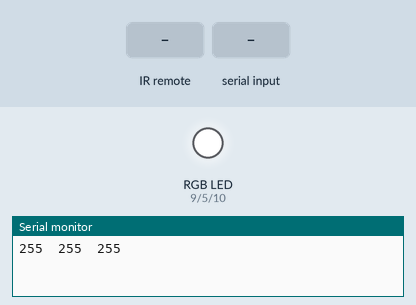
Simulated run of this sketch. Board: Arduino Uno, built with avr-gcc and run on an emulated ATmega328P. Shown: an RGB LED mixed from three pins (HIGH = lit), the last lines printed to the serial monitor. The inputs (shaded band) are chosen by the test bench. Dim RGB values are drawn brighter than linear.

Above: at 1.2 s.
1.3 s: infrared code 0xFFB847 received
At 2.2 s:
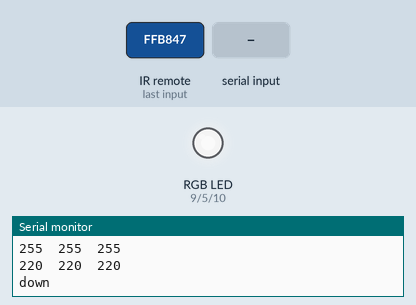
2.8 s: "set_bright\n" received over Serial
At 4.4 s:
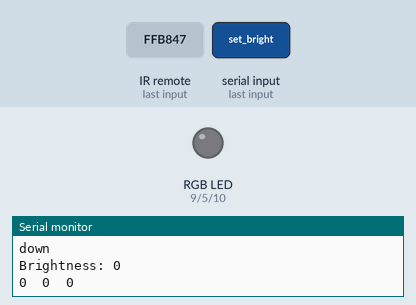
5.3 s: infrared code 0xFF906F received
At 6.4 s:
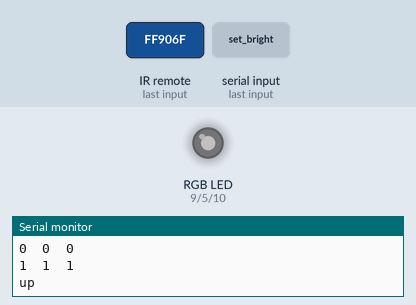
6.8 s: infrared code 0xFF9867 received
At 7.6 s:
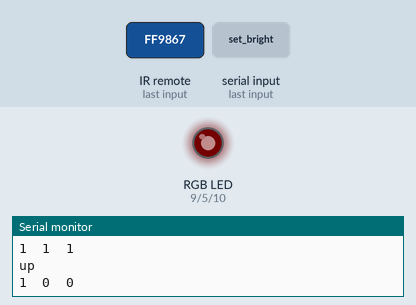
8.3 s: infrared code 0xFFD827 received
At 8.7 s:
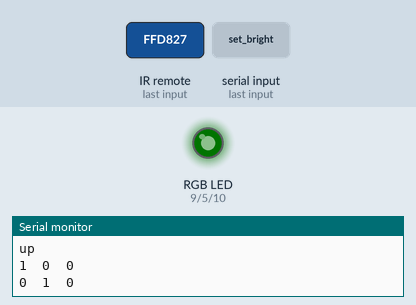
9.8 s: infrared code 0xFF8877 received
At 11.0 s:
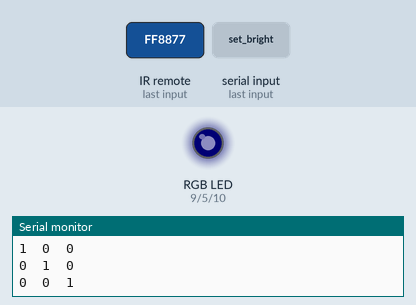
Timing chart, 0 to 12.3 s (numbered marks = the images above; inputs shaded):
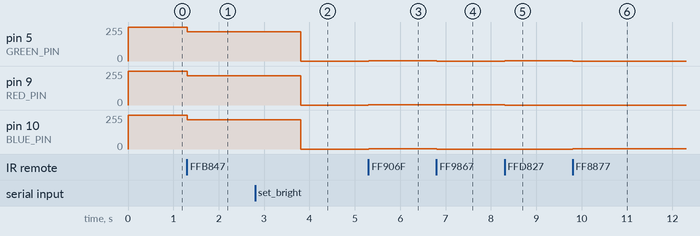

Measured:
- after the input at 1.3 s, pin 5 (GREEN_PIN), pin 9 (RED_PIN), pin 10 (BLUE_PIN): 255/255 → 220/255 at once
- after the input at 2.8 s, pin 5 (GREEN_PIN), pin 9 (RED_PIN), pin 10 (BLUE_PIN): 220/255 → 0/255 after 1.0 s
- after the input at 5.3 s, pin 5 (GREEN_PIN), pin 9 (RED_PIN), pin 10 (BLUE_PIN): 0/255 → 1/255 at once
- after the input at 6.8 s, pin 5 (GREEN_PIN), pin 10 (BLUE_PIN): 1/255 → 0/255 at once
- after the input at 8.3 s, pin 5 (GREEN_PIN): 0/255 → 1/255 at once; pin 9 (RED_PIN): 1/255 → 0/255 at once
- after the input at 9.8 s, pin 5 (GREEN_PIN): 1/255 → 0/255 at once; pin 10 (BLUE_PIN): 0/255 → 1/255 at once

The sketch:

arduino_light_controller.ino
```cpp
#include <IRremote.h>
#include "LightController.h"
#include "ArduinoRemoteCodes.h"

#define RED_PIN 9
#define GREEN_PIN 5
#define BLUE_PIN 10

LightController light_controller(RED_PIN, GREEN_PIN, BLUE_PIN);


int RECV_PIN = 11;
IRrecv irrecv(RECV_PIN);
decode_results results;

void setup()
{
    // set timer1 to fast mode, to sync with timer0
    bitSet(TCCR1B, WGM12);

    Serial.begin(9600);
    light_controller.setup();

    irrecv.enableIRIn(); // Start the receiver
}

void loop() {
    if (irrecv.decode(&results)) {
        if (results.bits != 0) {
            switch (results.value) {
                case IR_CODE_BRIGHTNESS_UP:
                    light_controller.bright_up();
                    Serial.println("up");
                    break;
                case IR_CODE_BRIGHTNESS_DOWN:
                    light_controller.bright_down();
                    Serial.println("down");
                    break;
                case IR_CODE_OFF:
                    light_controller.turn_off();
                    Serial.println("off");
                    break;
                case IR_CODE_ON:
                    light_controller.turn_on();
                    Serial.println("on");
                    break;

                case IR_CODE_RED:
                    light_controller.set_color(1.0, 0.0, 0.0);
                    break;
                case IR_CODE_GREEN:
                    light_controller.set_color(0.0, 1.0, 0.0);
                    break;
                case IR_CODE_BLUE:
                    light_controller.set_color(0.0, 0.0, 1.0);
                    break;
                case IR_CODE_WHITE:
                    light_controller.set_color(1.0, 1.0, 1.0);
                    break;

                case IR_CODE_RED_ORANGE:
                    light_controller.set_color(1.0, 0.4, 0.0);
                    break;
                case IR_CODE_BLUISH_GREEN:
                    light_controller.set_color(0.0, 1.0, 0.4);
                    break;
                case IR_CODE_ULTRAMARINE:
                    light_controller.set_color(0.4, 0.0, 1.0);
                    break;

                case IR_CODE_ORANGE:
                    light_controller.set_color(1.0, 0.5, 0.0);
                    break;
                case IR_CODE_SPRING_GREEN:
                    light_controller.set_color(0.0, 1.0, 0.5);
                    break;
                case IR_CODE_VIOLET:
                    light_controller.set_color(0.5, 0.0, 1.0);
                    break;

                case IR_CODE_AMBER:
                    light_controller.set_color(1.0, 0.75, 0.0);
                    break;
                case IR_CODE_DEEP_SKY_BLUE:
                    light_controller.set_color(0.0, 1.0, 0.75);
                    break;
                case IR_CODE_VIOLET_MAGENTA:
                    light_controller.set_color(0.75, 0.0, 1.0);
                    break;

                case IR_CODE_YELLOW:
                    light_controller.set_color(1.0, 1.0, 0.0);
                    break;
                case IR_CODE_CYAN:
                    light_controller.set_color(0.0, 1.0, 1.0);
                    break;
                case IR_CODE_MAGENTA:
                    light_controller.set_color(1.0, 0.0, 1.0);
                    break;

                case IR_CODE_FLASH:
                    light_controller.set_color_rgb(255, 177, 110);
                    break;
                case IR_CODE_STROBE:
                    light_controller.set_color_rgb(255, 228, 206);
                    break;
                case IR_CODE_FADE:
                    light_controller.set_color_rgb(255, 254, 250);
                    break;
                case IR_CODE_SMOOTH:
                    light_controller.set_color_rgb(181, 205, 255);
                    break;

                default:
                    Serial.println("unknown IR Code: " + String(results.value));
            }
        }
        irrecv.resume(); // Receive the next value
    }

    process_serial_commands();
    delay(1);
}

// Similar to readStringUntil, but support multiple possible terminators
String readStringUntil(Stream* stream, const char terminators[]) {
    int len_terminators = 0;
    while (terminators[len_terminators] != '\0') {
        len_terminators++;
    }

    String return_string = "";
    int next_byte = Serial.read();
    while ((char)next_byte != ' ' && (char)next_byte != '\n') {
        if (next_byte != -1) {
            return_string = return_string + (char)next_byte;
        }
        next_byte = Serial.read();
    }

    return return_string;
}

void process_serial_commands () {
    if (Serial.available()) {
        String command = readStringUntil(&Serial, " \n");

        if (command == "set_state") {
            String param = Serial.readStringUntil('\n');
            if (param == "on") {
                Serial.println("Turning On!");
                light_controller.turn_on();
            } else if (param == "off") {
                Serial.println("Turning Off!");
                light_controller.turn_off();
            }
            else {
                Serial.println("bad param");
            }
        }
        else if (command == "set_bright") {
            int brightness = Serial.parseInt();
            Serial.print("Brightness: ");
            Serial.println(brightness);

            light_controller.set_brightness(brightness / 100.0);
        }
        else if (command == "set_rgb") {
            int red, green, blue;
            red = Serial.parseInt();
            Serial.print("Red: ");
            Serial.println(red);

            green = Serial.parseInt();
            Serial.print("Green: ");
            Serial.println(green);

            blue = Serial.parseInt();
            Serial.print("Blue: ");
            Serial.println(blue);

            light_controller.set_color_rgb(red, green, blue);
        }
        else if (command == "help") {
            Serial.println("Commands:");
            Serial.println("set_state [on|off]");
            Serial.println("set_bright [0-100]");
            Serial.println("set_rgb [r 0-255] [g 0-255] [b 0-255]");
        }
        else {
            Serial.println("error - invalid command: \"" + command + "\"");
        }

        while(Serial.available() && !isAlpha(Serial.peek())) {
            Serial.read();
        }
    }
}
```

ArduinoRemoteCodes.h
```cpp
#define IR_CODE_BRIGHTNESS_UP 0xFF906F
#define IR_CODE_BRIGHTNESS_DOWN 0xFFB847
#define IR_CODE_OFF 0xFFF807
#define IR_CODE_ON 0xFFB04F

#define IR_CODE_RED 0xFF9867
#define IR_CODE_GREEN 0xFFD827
#define IR_CODE_BLUE 0xFF8877
#define IR_CODE_WHITE 0xFFA857

#define IR_CODE_RED_ORANGE 0xFFE817
#define IR_CODE_BLUISH_GREEN 0xFF48B7
#define IR_CODE_ULTRAMARINE 0xFF6897
#define IR_CODE_FLASH 0xFFB24D

#define IR_CODE_ORANGE 0xFF02FD
#define IR_CODE_SPRING_GREEN 0xFF32CD
#define IR_CODE_VIOLET 0xFF20DF
#define IR_CODE_STROBE 0xFF00FF

#define IR_CODE_AMBER 0xFF50AF
#define IR_CODE_DEEP_SKY_BLUE 0xFF7887
#define IR_CODE_VIOLET_MAGENTA 0xFF708F
#define IR_CODE_FADE 0xFF58A7

#define IR_CODE_YELLOW 0xFF38C7
#define IR_CODE_CYAN 0xFF28D7
#define IR_CODE_MAGENTA 0xFFF00F
#define IR_CODE_SMOOTH 0xFF30CF
```

LightController.h
```cpp
#ifndef LightState_h
#define LightState_h

#include "Arduino.h"
#include "math.h"

const int GAMMA = 2;

class LightController {
public:
    LightController(int red_pin, int green_pin, int blue_pin) :
        RED_PIN(red_pin), GREEN_PIN(green_pin), BLUE_PIN(blue_pin) {
            red = 1.0;
            green = 1.0;
            blue = 1.0;
            brightness = 1.0;
            is_on = true;
        };

    void setup() {
        pinMode(RED_PIN, OUTPUT);
        pinMode(GREEN_PIN, OUTPUT);
        pinMode(BLUE_PIN, OUTPUT);
        update_output();
    }

    void set_color(float red, float green, float blue) {
        this->red = red;
        this->green = green;
        this->blue = blue;
        update_output();
    }

    void set_color_rgb(int red, int green, int blue) {
        this->red = red / 255.0;
        this->green = green / 255.0;
        this->blue = blue / 255.0;
        update_output();
    }

    void set_brightness(float brightness) {
        this->brightness = brightness;
        update_output();
    }

    void turn_on() {
        is_on = true;
        update_output();
    }

    void turn_off() {
        is_on = false;
        update_output();
    }

    void bright_up() {
        brightness = min(1.0, brightness + 0.07);
        update_output();
    }

    void bright_down() {
        brightness = max(0.16, brightness - 0.07);
        update_output();
    }

private:
    void update_output() {
        float bright_out = is_on ? brightness : 0.0;
        int red_out = min(255, 255 * pow(red * bright_out, GAMMA));
        int green_out = min(255, 255 * pow(green * bright_out, GAMMA));
        int blue_out = min(255, 255 * pow(blue * bright_out, GAMMA));

        analogWrite(RED_PIN, red_out);
        analogWrite(GREEN_PIN, green_out);
        analogWrite(BLUE_PIN, blue_out);
        Serial.print(red_out);
        Serial.print('\t');
        Serial.print(green_out);
        Serial.print('\t');
        Serial.print(blue_out);
        Serial.println('\t');
    }

    const int RED_PIN;
    const int GREEN_PIN;
    const int BLUE_PIN;

    float red;
    float green;
    float blue;
    float brightness;

    bool is_on;
};

#endif
```
